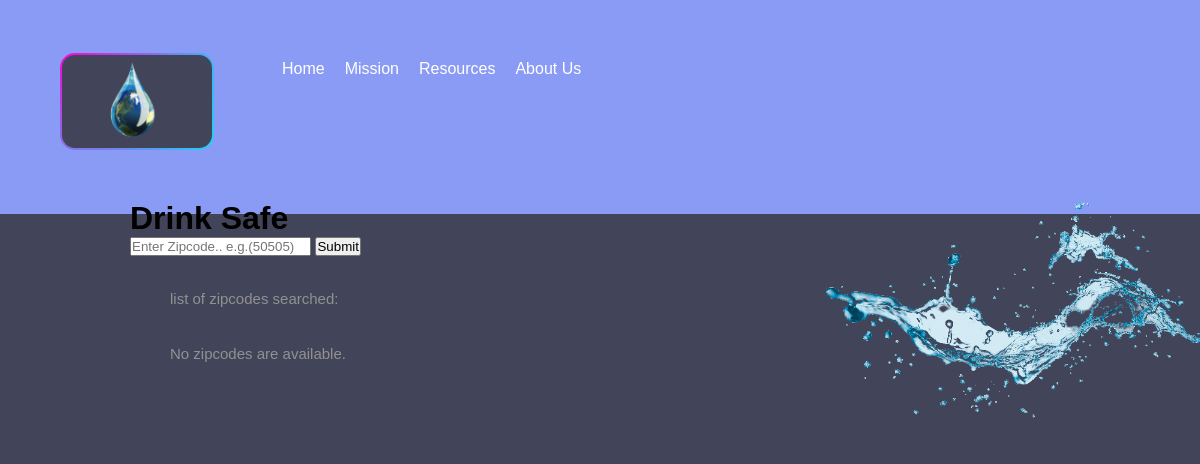
Before: /Home/ with the older database file.
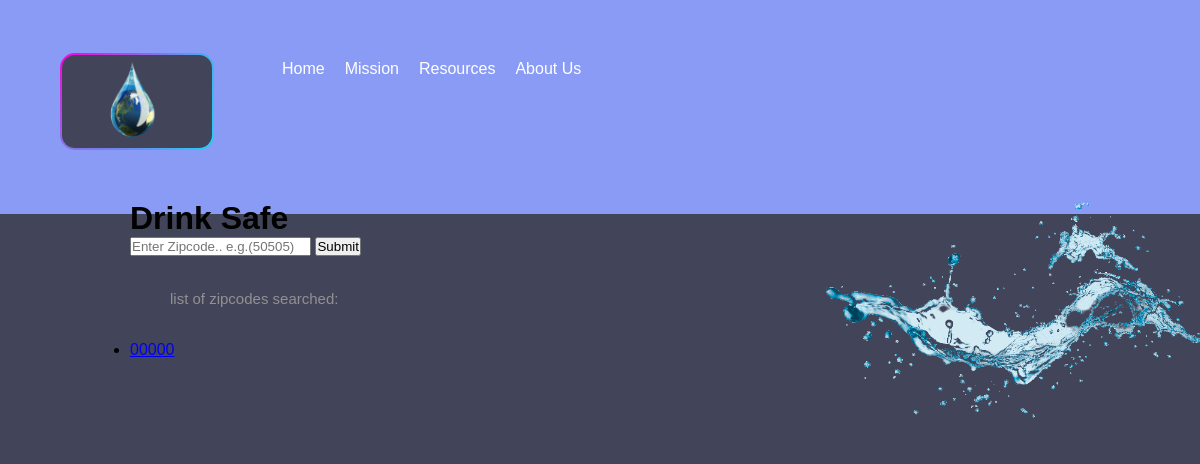
After: the same page with the newer database file.
### Home/models.py (models this page shows, shortened)
class Zipcode(models.Model):
    areaCode = models.TextField('zipcode', max_length=5)
    entered = models.DateTimeField('date published')

### Home/views.py (the view)
# urls.py: path('', views.index, name='index'),
def index(request):
    zipcode_list = Zipcode.objects.order_by('entered')[:5]
    template = loader.get_template('Home/index.html')
    context = {
        'zipcode_list': zipcode_list,
    }
    if request.method == 'POST':
        zip = request.POST.get('areaCode')
        z = Zipcode(areaCode=str(zip), entered=timezone.now())
        z.save()
    return HttpResponse(template.render(context, request))

### Home/templates/Home/index.html (shortened to what this page needs)
<head>
	{% load static %}
	<link rel ="stylesheet" href="{% static 'Home/FrontEnd.css' %}">
</head>
<body>
	<div class="container">
		<div class = "menu">
			<ul>
				<li class = "logo"><img src="{% static 'Home/tapwater.png' %}"></li>
				<li>Home</li>
				<li>Mission</li>
				<li>Resources</li>
				<li>About Us</li>
			</ul>
		</div>
		<div class="topText">
			<h1>Drink Safe</h1>
			<div class="app-text">
				<form action='/Home/' method='post'>{% csrf_token %}
					<input class="search" type="text" name="areaCode" placeholder="Enter Zipcode.. e.g.(50505)">
					<input type="submit">
				</form>
				<P>list of zipcodes searched:<br>
				{% if zipcode_list %}
					<ul>
					{% for zipcode in zipcode_list %}
						<li><a href="/polls/{{ question.id }}/">{{ zipcode.areaCode }}</a></li>
					{% endfor %}
					</ul>
				{% else %}
					<p>No zipcodes are available.</p>
				{% endif %}
		</div>
			<div class= "app-picture"><img src="{% static 'Home/waterr.png' %}">
			</div>
	</div>
	</div>
</body>

Changed rows visible on the page:
added Zipcode: areaCode "00000"
Other visible differences:
text no longer shown: "No zipcodes are available."
